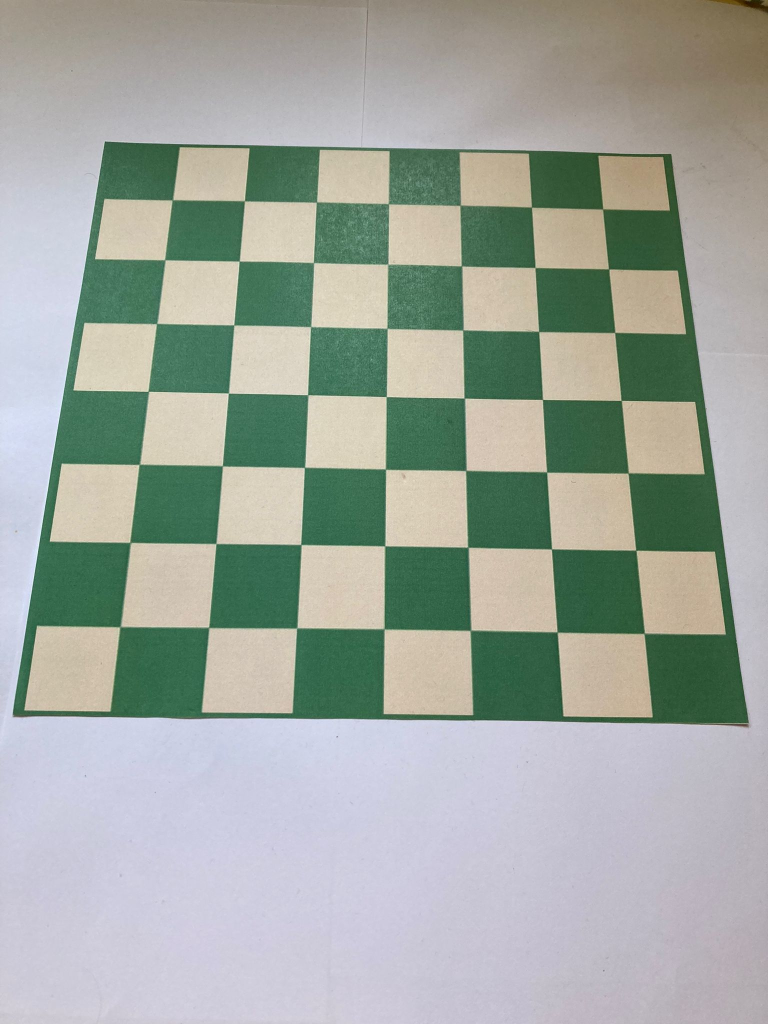
#> input picture testimages/board4.jpg, 1536 x 2048 px (shown at 1/2 size)
$ python alternativeChessboardDetection.py
#> lines starting #> are read from the running program, lines starting #| are printed output that depends on the picture; after the words box and inside, x2 and y2 are one past the last pixel; in counts of white or black regions, pixels touching at a corner belong together
#> further down, image is the input picture: shape (2048, 1536, 3); mean B, G, R 159.8, 167.8, 160.6
### chessboardDetector.py
from collections import defaultdict

import cv2
import numpy as np
import scipy.cluster as cluster
from scipy import spatial

COLOR_RED = (0, 0, 255)
COLOR_GREEN = (0, 255, 0)
COLOR_BLUE = (255, 0, 0)
COLOR_YELLOW = (0, 255, 255)
COLOR_WHITE = (255, 255, 255)
COLOR_BLACK = (0, 0, 0)


def display_image(title, image):
    cv2.imshow(title, image)
    cv2.waitKey(0)
    cv2.destroyAllWindows()


"""
    This function takes an image and finds the largest square-shaped object within it using the OpenCV library.
    - Image Preparation:
        Convert the image to grayscale and blur it slightly to reduce noise.
    - Thresholding:
        Turn the grayscale image into a black and white image where objects are separated from the background.
    - Contour Detection:
        Identify the outlines of objects in the black and white image.
    - Find the Largest Square:
        Among all the detected shapes, pick the one that is the largest and has four corners (a square).
"""


# [22 lines left out: function find_largest_square_contour, not called in this run]


"""
   code from: https://github.com/andrewleeunderwood/project_MYM/blob/master/cv_chess_functions.py
   The cluster_points method takes a list of points and groups them into clusters based on their proximity.
   1. Pairwise Distances: It calculates the distances between all pairs of input points.
   2. Hierarchical Clustering: It groups points into clusters using single linkage hierarchical clustering based on distance.
   3. Cluster Assignment: Points closer than a specified threshold are put into the same cluster.
   4. Centroids: For each cluster, it computes the centroid (average) of its points.
   5. Sorting: The cluster centroids are sorted based on their y-coordinates and then their x-coordinates.
"""


# [11 lines left out: function cluster_points, not called in this run]


"""
    - If horizontal and vertical lines are provided separately, it computes intersections between them by solving equations based on line parameters.
    - If a list of lines is given, it iterates through pairs, avoiding nearly parallel lines, and calculates their intersections.
"""


def detect_line_intersections(horizontal_lines, vertical_lines, lines):
    intersections = []
    if lines is None:
        # https://github.com/andrewleeunderwood/project_MYM/blob/master/cv_chess_functions.py
        for r_h, t_h in horizontal_lines:
            for r_v, t_v in vertical_lines:
                a = np.array([[np.cos(t_h), np.sin(t_h)], [np.cos(t_v), np.sin(t_v)]])
                b = np.array([r_h, r_v])
                inter_point = np.linalg.solve(a, b)
                intersections.append(inter_point)

    else:
        for i in range(len(lines)):
            for j in range(i + 1, len(lines)):
                line1 = lines[i][0]
                line2 = lines[j][0]

                rho1, theta1 = line1
                rho2, theta2 = line2

                # Check if lines are nearly parallel (threshold may need adjustment)
                if abs(theta1 - theta2) < np.radians(10):
                    continue

                # Calculate intersection point
                a = np.array([
                    [np.cos(theta1), np.sin(theta1)],
                    [np.cos(theta2), np.sin(theta2)]
                ])
                b = np.array([[rho1], [rho2]])

                try:
                    intersection = np.linalg.solve(a, b)

                    x, y = intersection.ravel()
                    x = int(x)
                    y = int(y)

                    intersections.append((x, y))
                except np.linalg.LinAlgError:
                    # Singular matrix, lines are parallel, continue to the next pair
                    continue

    points = cluster_points(intersections)

    return points


"""
   This method draws the edge points of the chessboard frame and returns their coordinates.
   - It separates points into "top" and "bottom" based on their vertical positions in the image.
   - Sorts these points.
   - Extracts the top two and bottom two points.
   - Draws circles and labels for these four points.
   - Calculates margin points slightly offset from the original points.
   - Returns the coordinates of all these points.
"""


# [59 lines left out: function draw_edgepoints, not called in this run]


"""
    Function that draws the given points on the image.
"""


# [4 lines left out: function draw_points, not called in this run]


"""
      -   The function begins by defining the region of interest (ROI) as a polygon with specific vertices.
          In this case, it's a quadrilateral with vertices specified by the input parameters top_left_margin,
          top_right_margin, bottom_right_margin, and bottom_left_margin.
      -   It creates a binary mask of the same size as the input canny image, initialized with zeros.
      -   The function fills the ROI area in the mask with white pixels (pixel value 255). This step isolates the area of interest in the mask.
      -   Finally, the function performs a bitwise AND operation between the canny image and the mask.
          This operation retains only the edges and features within the defined ROI, effectively masking out other areas.
      -   The function returns the resulting ROI image, which contains the edge information within the specified region of interest.
"""


# [18 lines left out: function region_of_interest, not called in this run]


"""
   The _define_chess_grid function organizes detected intersection points into a 9x9 grid, assigns chessboard cell labels,
   and records the coordinates of each cell's corners
"""


# [62 lines left out: function define_chess_grid, not called in this run]


class ChessboardDetection:
    def __init__(self):
        self.max_horizontal_angle_deg = None
        self.min_horizontal_angle_deg = None
        self.max_vertical_angle_deg = None
        self.min_vertical_angle_deg = None


    """
        This method draws in the horizontal and vertical lines detected and skips those which don't fit in the specified range of angles.
        It iterates through the lines detected in the image, where each line is represented by its parameters rho (distance from the origin) and theta (angle with the x-axis).
        For each detected line, it calculates the radians as the angle in radians, and then calculates the coordinates x0, y0, x1, and y2 to draw the line.
        If the line falls within the specified range of horizontal angles (min_horizontal_angle_deg to max_horizontal_angle_deg), it is considered a horizontal line.
        If the line falls within the specified range of vertical angles (min_vertical_angle_deg to max_vertical_angle_deg), it is considered a vertical line.
    """

    # [36 lines left out: function _draw_horizontal_vertical_lines, not called in this run]

    """
        this function detects the frame of the chessboard and returns the coordinates of the edgepoints of the frame
    """

    # [111 lines left out: function _detect_frame, not called in this run]

    """
        This function is called after the _detect_frame function.
        It detects the chessboard grid and returns the grid and the image with the grid drawn on it.
    """

    # [88 lines left out: functions _detect_grid, detect_chessboard, not called in this run]


# [5 lines that do not run on import are left out]

### unusedButNotDeleted/alternativeChessboardDetection.py
from chessboardDetector import *


class OtherChessboardDetection:

    def __init__(self):
        self.detector = ChessboardDetection()
        pass

    # https://www.freedomvc.com/index.php/2022/01/17/basic-background-remover-with-opencv/
    def _bgremove(self, myimage):
        # First Convert to Grayscale
        myimage_grey = cv2.cvtColor(myimage, cv2.COLOR_BGR2GRAY)

        ret, baseline = cv2.threshold(myimage_grey, 127, 255, cv2.THRESH_TRUNC)

        ret, background = cv2.threshold(baseline, 126, 255, cv2.THRESH_BINARY)
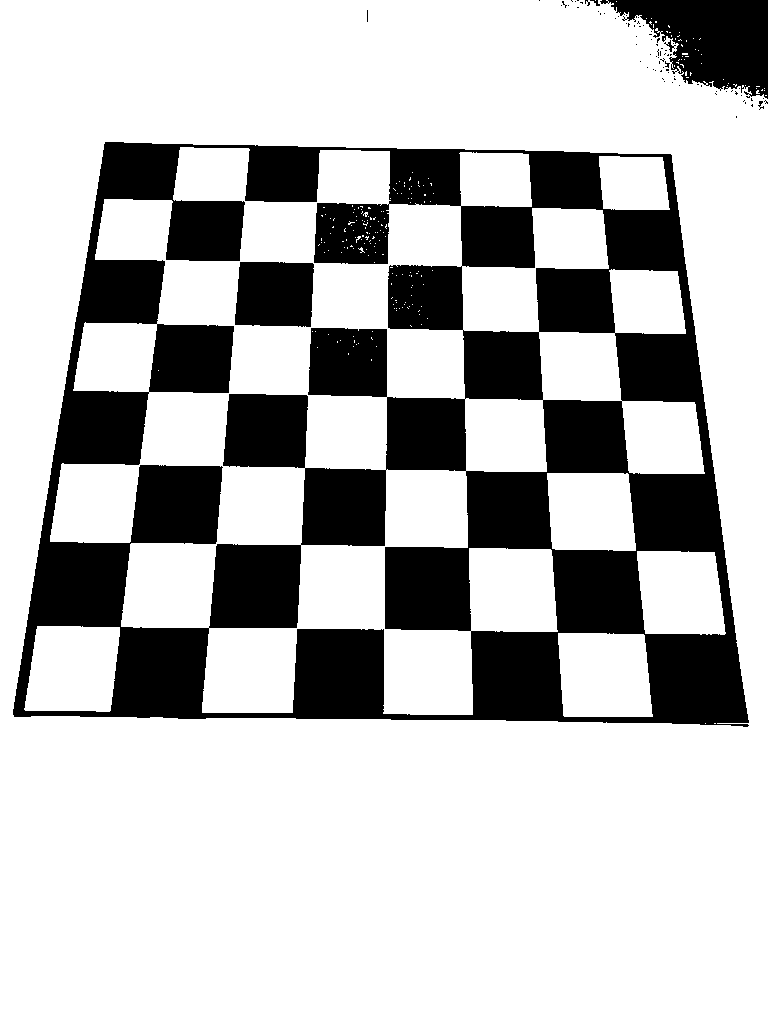
#> background: shape (1024, 768); 74.2% white; 81 black regions (75 under 20 px), largest, box (x1, y1, x2, y2) and area: (13, 142, 749, 727) 188345, (600, 0, 768, 99) 9507, (235, 262, 314, 327) 4769, (664, 40, 676, 52) 41, (590, 0, 600, 6) 25, (758, 101, 764, 110) 24

        ret, foreground = cv2.threshold(baseline, 126, 255, cv2.THRESH_BINARY_INV)

        foreground = cv2.bitwise_and(myimage, myimage,
                                     mask=foreground)  # Update foreground with bitwise_and to extract real foreground
#> foreground: shape (1024, 768, 3)

        # Convert black and white back into 3 channel greyscale
        background = cv2.cvtColor(background, cv2.COLOR_GRAY2BGR)
#> background: shape (1024, 768, 3); 74.2% white; 81 black regions (75 under 20 px)

        # Combine the background and foreground to obtain our final image
        finalimage = background + foreground
        return finalimage

    def _draw_horizontal_vertical_lines(self, lines, image):
        vertical_lines = []
        horizontal_lines = []

        for line in lines:
            rho, theta = line[0]
            angle_degrees = np.degrees(theta) + 90  # Convert theta from radians to degrees
            a = np.cos(theta)
            b = np.sin(theta)
            x0 = a * rho
            y0 = b * rho

            if -10 <= angle_degrees <= 10 or 175 <= angle_degrees <= 185:  # Horizontal lines
                x1 = int(x0 + 1000 * (-b))
                y1 = int(y0 + 1000 * (a))
                x2 = int(x0 - 1000 * (-b))
                y2 = int(y0 - 1000 * (a))
                cv2.line(image, (x1, y1), (x2, y2), (255, 0, 0), 2)  # Color horizontal lines in blue
                horizontal_lines.append((rho, theta))

            elif 90 <= angle_degrees <= 110 or 240 <= angle_degrees <= 270:  # Vertical lines
                x1 = int(x0 + 1000 * (-b))
                y1 = int(y0 + 1000 * (a))
                x2 = int(x0 - 1000 * (-b))
                y2 = int(y0 - 1000 * (a))
                cv2.line(image, (x1, y1), (x2, y2), (0, 255, 0), 2)  # Color vertical lines in green
                vertical_lines.append((rho, theta))

        return horizontal_lines, vertical_lines

    def _other_method(self, image):
        image = self._bgremove(image)

        imgGry = cv2.cvtColor(image, cv2.COLOR_BGR2GRAY)
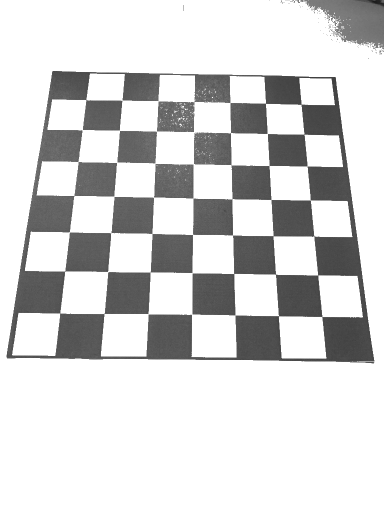
#> imgGry: shape (1024, 768) (shown at 1/2 size); min 23, max 255, mean 212.2

        ret, thrash = cv2.threshold(imgGry, 240, 255, cv2.CHAIN_APPROX_NONE)
        contours, hierarchy = cv2.findContours(thrash, cv2.RETR_TREE, cv2.CHAIN_APPROX_NONE)
#> contours = 349 contours, 328 with area under 20; largest, box (x1, y1, x2, y2) and area: (13, 142, 749, 727) 371040, (49, 146, 466, 629) 79957, (201, 468, 474, 716) 29256, (461, 207, 610, 333) 9409, (600, 0, 768, 99) 9356

        # Draw the largest square contour on the image
        cv2.drawContours(image, contours, -1, (0, 255, 0), 2)  # draw countour in green
#> image: shape (1024, 768, 3); mean B, G, R 201.3, 221.8, 198

        # Display the result
        display_image('Frame Detection', image)

        # do a hough line detection on only the red lines
        # Define the color range you want to detect (in BGR format)
        lower_color = np.array([0, 255, 0])
        upper_color = np.array([0, 255, 0])

        # Create a binary mask for the desired color
        color_mask = cv2.inRange(image, lower_color, upper_color)
#> color_mask: shape (1024, 768); 5.5% white; 55 white regions (20 under 20 px), largest, box (x1, y1, x2, y2) and area: (12, 141, 750, 728) 38918, (570, 0, 768, 111) 3296, (407, 269, 424, 279) 110

        # Apply Canny edge detection
        edges = cv2.Canny(color_mask, threshold1=60, threshold2=120)
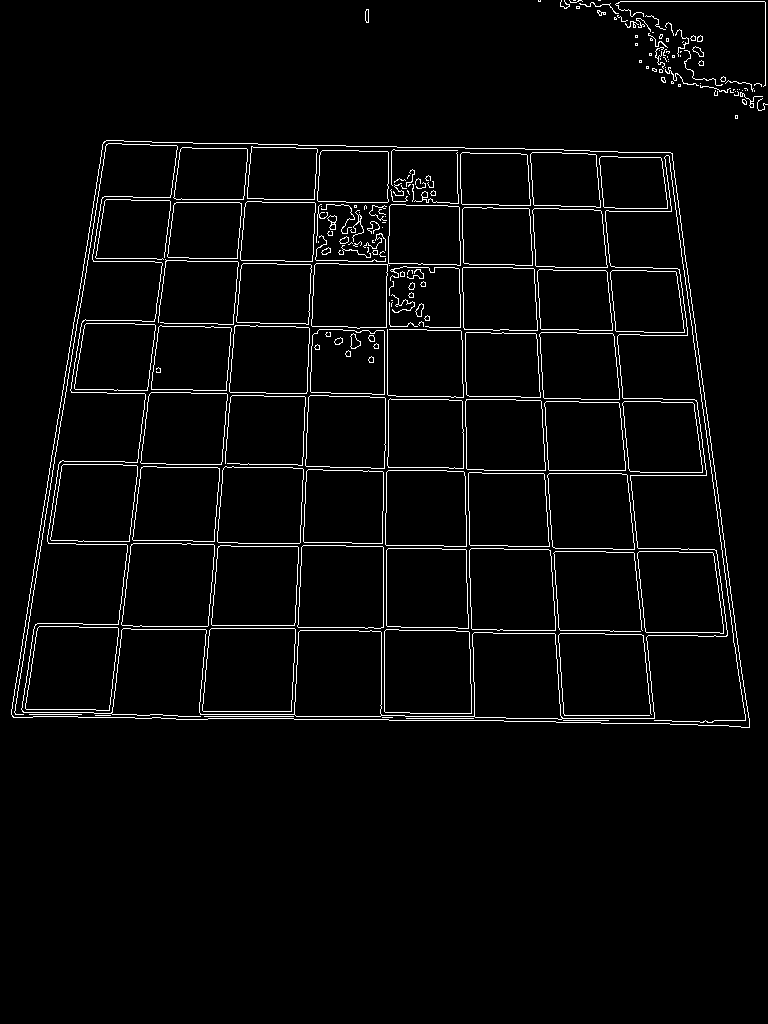
#> edges: shape (1024, 768); 3.2% white in thin lines or dots, all inside (x1, y1, x2, y2) = (11, 0, 768, 728)

        # Perform Hough Line Detection
        lines = cv2.HoughLines(edges, 0.6, np.pi / 180, threshold=85)
#> lines = 204 rows, first 8: [718.2, 1.57], [715.8, 1.57], [469.8, 1.57], [466.8, 1.57], [630, 1.57], [139.2, 1.59], [711.6, 1.59], [720, 1.57]

        horizontal_lines, vertical_lines = self._draw_horizontal_vertical_lines(lines, image)
#> the loop in _draw_horizontal_vertical_lines, `for line in lines:` made 204 passes
#> (rho, theta, angle_degrees, a, b, x0, y0, x1) on passes 1 to 7: (718.2, 1.57, 180, -4.37e-08, 1, -3.14e-05, 718.2, -1000), (715.8, 1.57, 180, -4.37e-08, 1, -3.13e-05, 715.8, -1000), (469.8, 1.57, 180, -4.37e-08, 1, -2.05e-05, 469.8, -1000), (466.8, 1.57, 180, -4.37e-08, 1, -2.04e-05, 466.8, -1000), (630, 1.57, 180, -4.37e-08, 1, -2.75e-05, 630, -1000), (139.2, 1.59, 181, -0.0175, 1, -2.43, 139.2, -1002), (711.6, 1.59, 181, -0.0175, 1, -12.42, 711.5, -1012)
#> after the loop in _draw_horizontal_vertical_lines, `for line in lines:`:
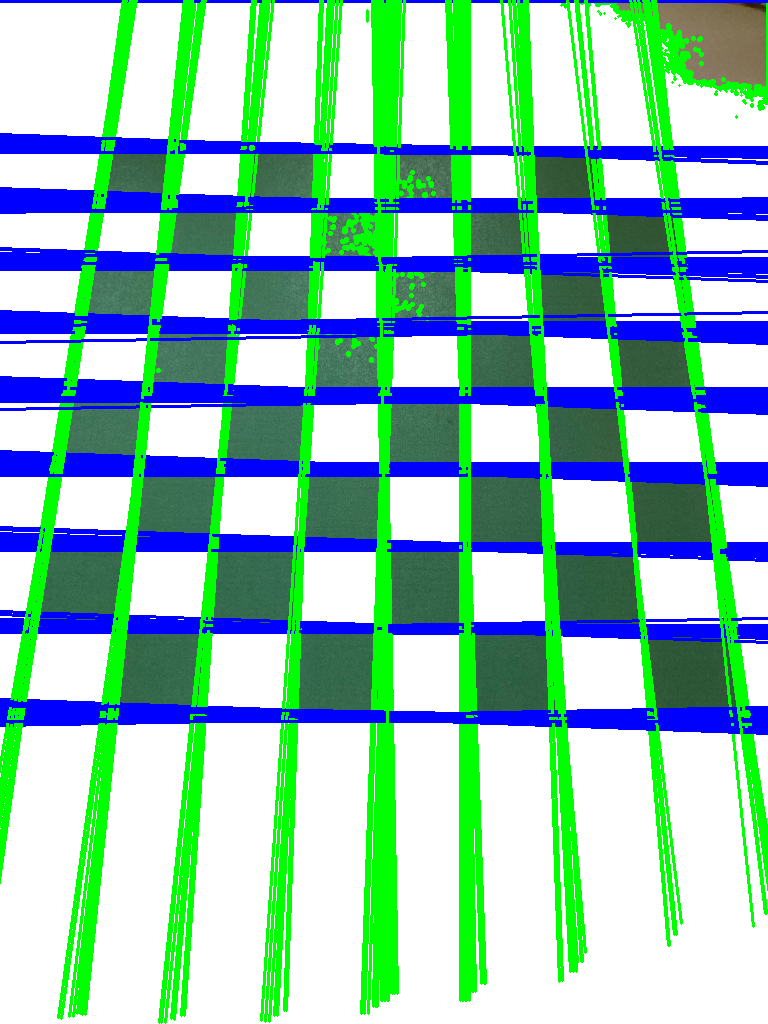
#> image: shape (1024, 768, 3); mean B, G, R 183, 194.3, 142.9

        cv2.imshow('Largest Square Detection', image)
        cv2.waitKey(0)
        cv2.destroyAllWindows()

        # detect line intersections
        # https://github.com/andrewleeunderwood/project_MYM/blob/master/cv_chess_functions.py
        points = detect_line_intersections(horizontal_lines, vertical_lines, image)
#> the loop in detect_line_intersections, `for i in range(len(lines)):` made 1 pass

        draw_points(image, points)

        # create grid and label the cells with chess field names
        grid = define_chess_grid(image, points)

        display_image("chess grid", image)

        return grid, image


if __name__ == "__main__":
    detector = OtherChessboardDetection()
    image = cv2.imread('../testimages/board4.jpg')
    image = cv2.resize(image, (0, 0), fx=0.5, fy=0.5)
#> (the run stopped early here; a loop or call above may not have finished)

$ run again, with testimages/board1.jpg copied over testimages/board4.jpg
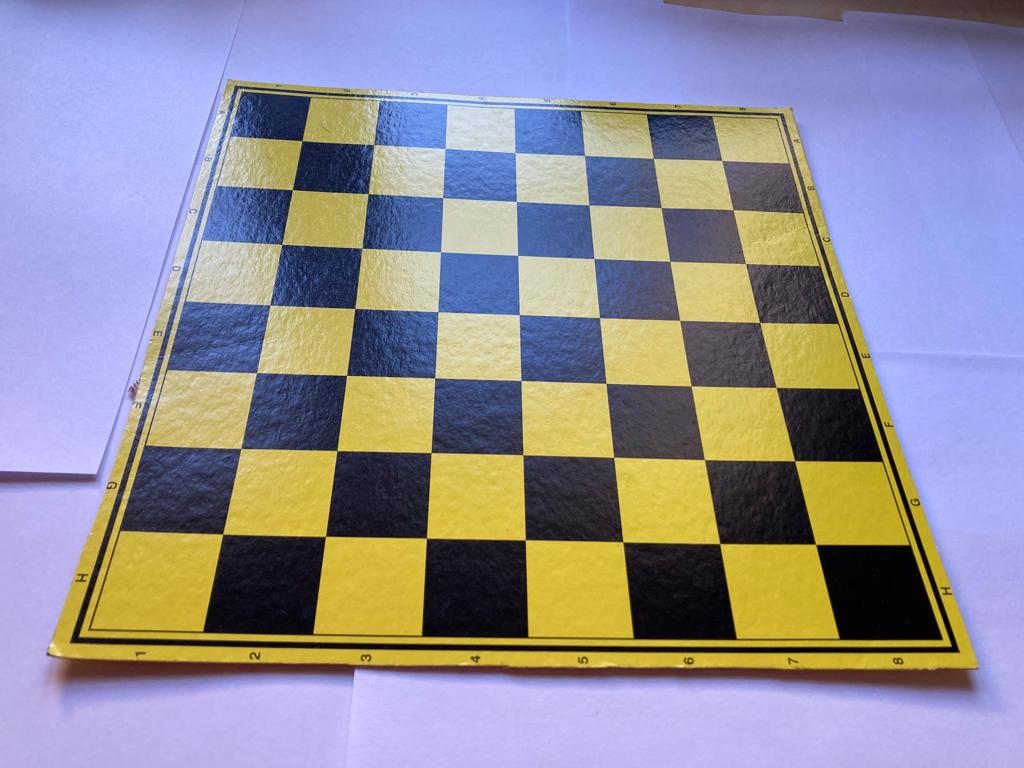
#> input picture testimages/board1.jpg, 1024 x 768 px
#> image is the input picture: shape (768, 1024, 3); mean B, G, R 153.1, 142.7, 146
#> in _bgremove, `ret, background = cv2.threshold(baseline, 126, 255, cv2.THRESH_BINARY)`:
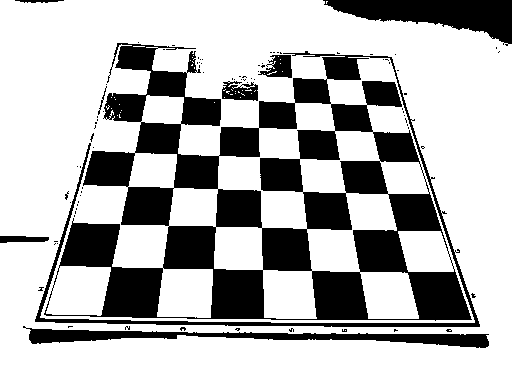
#> background: shape (384, 512); 71% white; 86 black regions (78 under 20 px), largest, box (x1, y1, x2, y2) and area: (35, 43, 480, 327) 47189, (323, 0, 512, 46) 4460, (23, 326, 489, 348) 3655
#> contours = 172 contours, 148 with area under 20; largest, box (x1, y1, x2, y2) and area: (35, 43, 480, 327) 75596, (217, 102, 336, 230) 5514, (323, 0, 512, 46) 4242, (306, 192, 398, 273) 3726, (23, 326, 489, 348) 3174
#> color_mask: shape (384, 512); 14.2% white; 10 white regions (3 under 20 px), largest, box (x1, y1, x2, y2) and area: (22, 41, 490, 349) 26121, (322, 0, 512, 47) 1206, (0, 235, 50, 244) 310
#> edges: shape (384, 512); 6.9% white in thin lines or dots
#> lines = 75 rows, first 8: [319.8, 1.57], [316.8, 1.57], [322.2, 1.57], [334.8, 1.57], [331.8, 1.57], [315, 1.59], [1.2, 1.57], [327, 1.57]
#> the loop in _draw_horizontal_vertical_lines, `for line in lines:` made 75 passes
#> (rho, theta, angle_degrees, a, b, x0, y0, x1) on passes 1 to 7: (319.8, 1.57, 180, -4.37e-08, 1, -1.4e-05, 319.8, -1000), (316.8, 1.57, 180, -4.37e-08, 1, -1.38e-05, 316.8, -1000), (322.2, 1.57, 180, -4.37e-08, 1, -1.41e-05, 322.2, -1000), (334.8, 1.57, 180, -4.37e-08, 1, -1.46e-05, 334.8, -1000), (331.8, 1.57, 180, -4.37e-08, 1, -1.45e-05, 331.8, -1000), (315, 1.59, 181, -0.0175, 1, -5.5, 315, -1005), (1.2, 1.57, 180, -4.37e-08, 1, -5.25e-08, 1.2, -1000)
#> after the loop in _draw_horizontal_vertical_lines, `for line in lines:`:
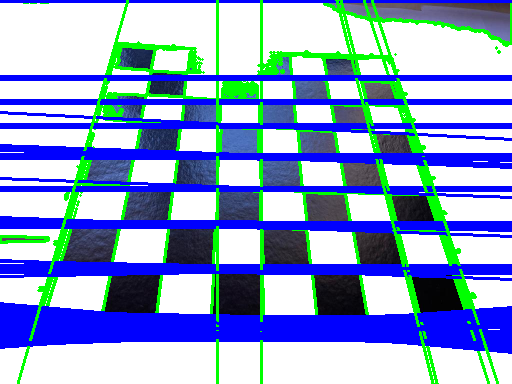
#> image: shape (384, 512, 3); mean B, G, R 204.6, 159.9, 136.2
#> the loop in detect_line_intersections, `for i in range(len(lines)):` made 1 pass
